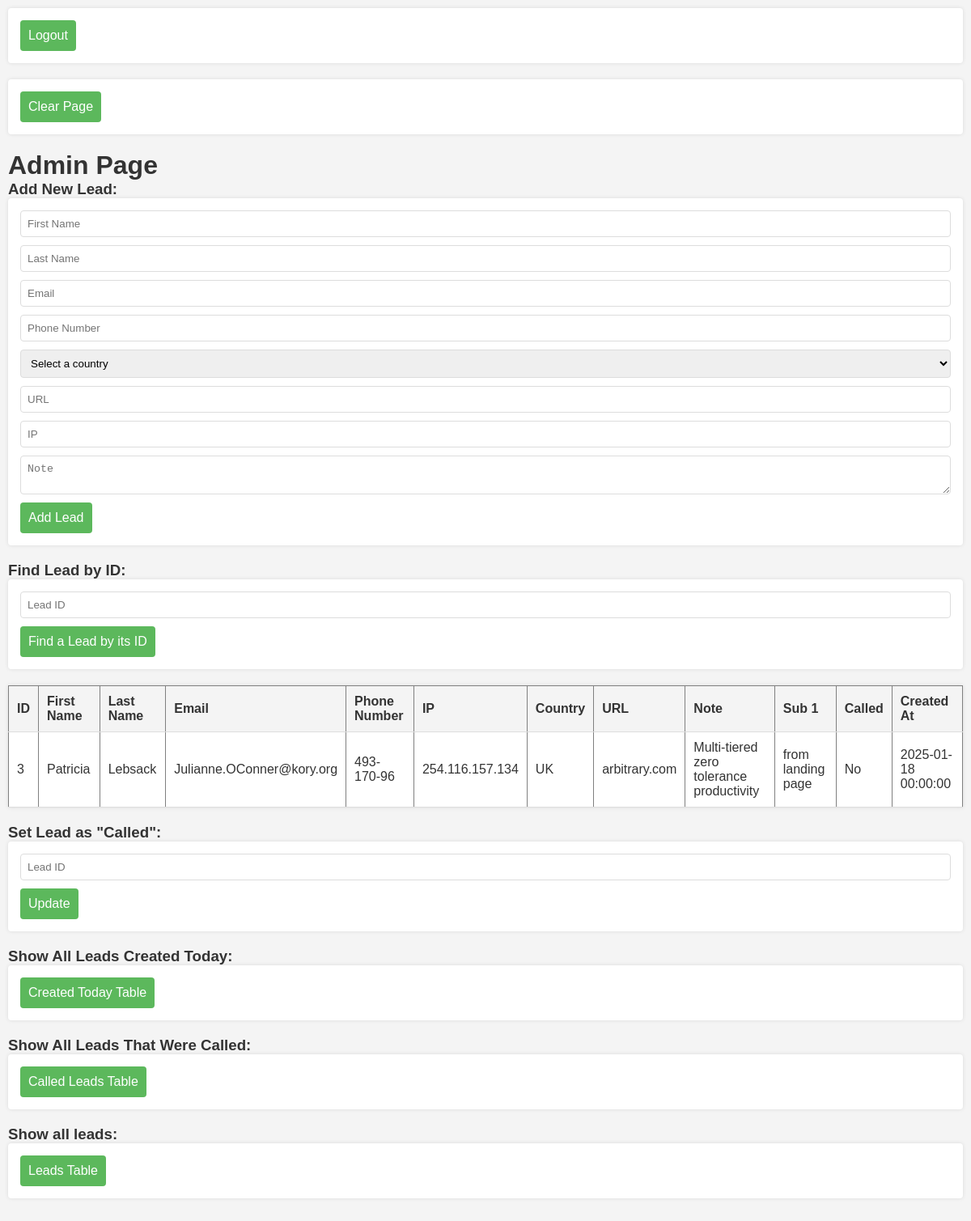
Screenshot of /backend/admin/index.php?lead_id=3 (signed in) with the database file from the repository.
### tables this page shows
CREATE TABLE IF NOT EXISTS leads (
    id INT AUTO_INCREMENT PRIMARY KEY,
    first_name VARCHAR(255) NOT NULL,
    last_name VARCHAR(255) NOT NULL,
    email VARCHAR(255) NOT NULL UNIQUE,
    phone_number VARCHAR(20),
    ip VARCHAR(45),
    country VARCHAR(100),
    url TEXT,
    note TEXT,
    sub_1 TEXT,
    called BOOLEAN DEFAULT FALSE,
    created_at TIMESTAMP DEFAULT CURRENT_TIMESTAMP
);

### backend/db_ops.php (called while the page is built, shortened)
<?php
function show_lead_by_id($id) {
    $conn = mysqli_connect(DB_SERVERNAME, DB_USERNAME, DB_PASSWORD, DB_NAME);
    $stmnt = $conn->prepare("SELECT * FROM leads WHERE id = ?;");
    $stmnt->bind_param("i", $id);
    $stmnt->execute();
    $result = $stmnt->get_result();
    return $result;
}
?>

### backend/admin/index.php (the view, shortened to what this page needs)
<?php
include_once("../db_ops.php");
?>
<!DOCTYPE html>
<html lang="en">
<head>
    <link rel="stylesheet" href="styles.css">
</head>
<body>
    <form action="./logout.php">
        <button>Logout</button>
    </form>
    <form action="">
        <button>Clear Page</button>
    </form>
    <h1>Admin Page</h1>
    <h3>Add New Lead:</h3>
    <form action="" method="post">
        <input type="text" name="first-name" placeholder="First Name" required>
        <input type="text" name="last-name" placeholder="Last Name" required>
        <input type="email" name="email" placeholder="Email" required>
        <input type="text" name="phone" placeholder="Phone Number" required>
        <select name="country">
            <option value="">Select a country</option>
        </select>
        <input type="text" name="url" placeholder="URL">
        <input type="text" name="ip" placeholder="IP">
        <textarea name="note" placeholder="Note"></textarea>
        <button type="submit">Add Lead</button>
    </form>
    <h3>Find Lead by ID:</h3>
    <form action="">
        <input type="text" name="lead_id" placeholder="Lead ID" required>
        <button>Find a Lead by its ID</button>
    </form>
    <?php
    if ($_SERVER["REQUEST_METHOD"] == "GET" && isset($_GET["lead_id"])) {
        $result = show_lead_by_id($_GET["lead_id"]);
        if ($result->num_rows != 0) {
            echo "<table border='1'>";
            echo "<tr><th>ID</th><th>First Name</th><th>Last Name</th><th>Email</th><th>Phone Number</th><th>IP</th><th>Country</th><th>URL</th><th>Note</th><th>Sub 1</th><th>Called</th><th>Created At</th></tr>";
            while ($row = mysqli_fetch_assoc($result)) {
                echo "<tr>";
                echo "<td>" . $row['id'] . "</td>";
                echo "<td>" . $row['first_name'] . "</td>";
                echo "<td>" . $row['last_name'] . "</td>";
                echo "<td>" . $row['email'] . "</td>";
                echo "<td>" . $row['phone_number'] . "</td>";
                echo "<td>" . $row['ip'] . "</td>";
                echo "<td>" . $row['country'] . "</td>";
                echo "<td>" . $row['url'] . "</td>";
                echo "<td>" . $row['note'] . "</td>";
                echo "<td>" . $row['sub_1'] . "</td>";
                echo "<td>" . ($row['called'] ? 'Yes' : 'No') . "</td>";
                echo "<td>" . $row['created_at'] . "</td>";
                echo "</tr>";
            }
            echo "</table>";
        } else {
            echo "<p style='color:red'>There's no such lead...</p><br>";
        }
    }
    ?>
    <h3>Set Lead as "Called":</h3>
    <form action="" method="post">
        <input type="text" name="lead_id" placeholder="Lead ID" required>
        <button>Update</button>
    </form>
    <h3>Show All Leads Created Today:</h3>
    <form action="">
        <button>Created Today Table</button>
    </form>
    <h3>Show All Leads That Were Called:</h3>
    <form action="">
        <button>Called Leads Table</button>
    </form>
    <h3>Show all leads: </h3>
    <form action="">
        <button>Leads Table</button>
    </form>
</body>
</html>

### backend/admin/styles.css (style rules this page uses)
* { margin: 0; padding: 0; box-sizing: border-box; }
body { padding: 10px; font-family: Arial, sans-serif; background-color: #f4f4f4; color: #333; }
form { background: #fff; padding: 15px; border-radius: 4px; margin-bottom: 20px; box-shadow: 0 0 5px rgba(0, 0, 0, 0.1); }
form input, form select, form textarea { display: block; width: 100%; padding: 8px; margin-bottom: 10px; border: 1px solid #ddd; border-radius: 4px; }
form button { background: #5cb85c; color: #fff; border: none; padding: 10px; border-radius: 4px; cursor: pointer; font-size: 1em; }
table { width: 100%; border-collapse: collapse; margin: 20px 0; background: #fff; box-shadow: 0 0 5px rgba(0, 0, 0, 0.1); }
table th, table td { padding: 10px; text-align: left; border-bottom: 1px solid #ddd; }
table th { background: #f4f4f4; }

### rows the page displays
leads: id "3", first_name "Patricia", last_name "Lebsack", email "Julianne.OConner@kory.org", phone_number "493-170-96", ip "254.116.157.134", country "UK", url "arbitrary.com", note "Multi-tiered zero tolerance productivity", sub_1 "from landing page", called "No", created_at "2025-01-18 00:00:00"
